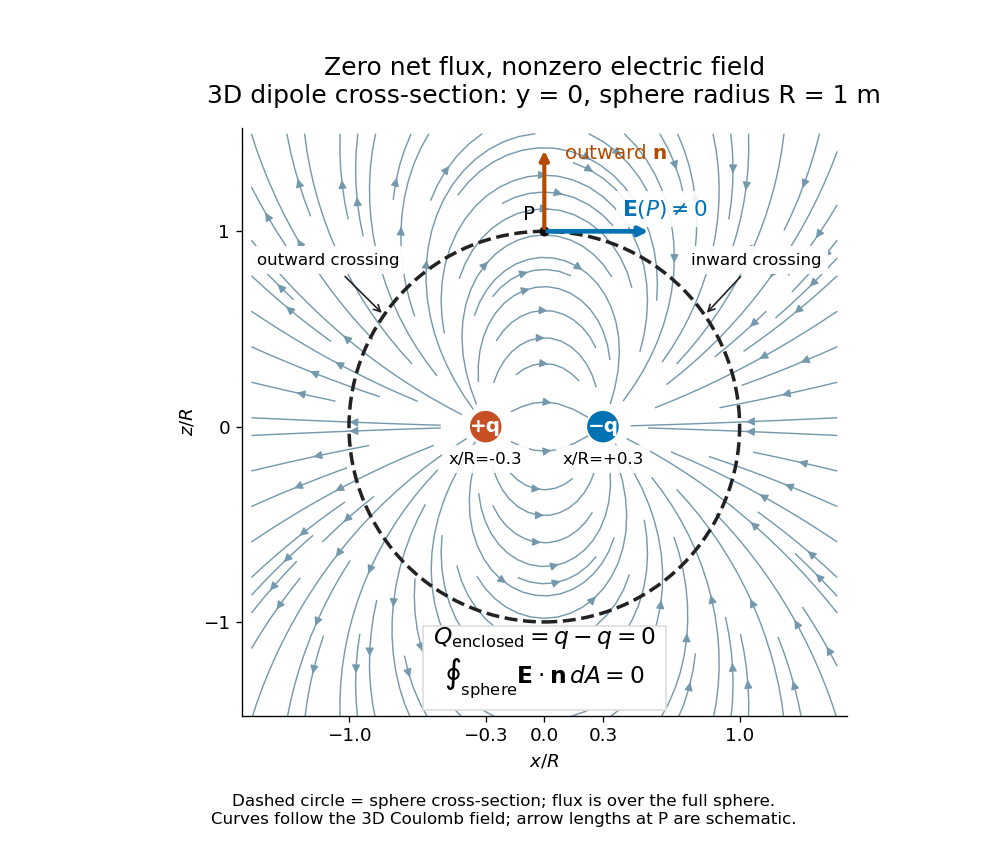

Python code for this plot:
#!/usr/bin/env python3
"""Original y=0 section of a 3D Coulomb dipole; run from _media.

Tested with Python 3.14.4, NumPy 2.3.5 and Matplotlib 3.10.7.
Lengths are normalized by R; field by kq/R^2. The source singularities
are masked for plotting. No two-dimensional Gauss integral is used.
"""

import matplotlib

matplotlib.use("Agg")
import matplotlib.pyplot as plt
import numpy as np
from matplotlib.patches import Circle


def main():
    plt.rcParams.update({"font.size": 11, "figure.facecolor": "white"})
    fig, ax = plt.subplots(figsize=(8.4, 7.1), facecolor="white")
    grid = np.linspace(-1.5, 1.5, 501)
    x, z = np.meshgrid(grid, grid)
    ex, ez = np.zeros_like(x), np.zeros_like(z)
    mask = np.zeros_like(x, dtype=bool)
    for source_x, charge in ((-0.3, 1.0), (0.3, -1.0)):
        dx = x - source_x
        squared_distance = dx**2 + z**2
        mask |= squared_distance < 0.075**2
        # In the y=0 plane, the 3D inverse-square vector field has r^3
        # in its denominator, unlike a 2D logarithmic potential field.
        denominator = np.maximum(squared_distance, 1e-12)**1.5
        ex += charge * dx / denominator
        ez += charge * z / denominator
    ex, ez = np.ma.array(ex, mask=mask), np.ma.array(ez, mask=mask)
    ax.streamplot(grid, grid, ex, ez, color="#7499ac", density=1.15,
                  linewidth=0.85, arrowsize=1.0, zorder=1)
    ax.add_patch(Circle((0, 0), 1, fill=False, edgecolor="#222222",
                        linewidth=2.1, linestyle="--", zorder=3))
    for source_x, color, label in ((-0.3, "#c64f24", "+q"),
                                   (0.3, "#0072b2", "−q")):
        ax.add_patch(Circle((source_x, 0), 0.085, facecolor=color,
                            edgecolor="white", zorder=5))
        ax.text(source_x, 0, label, color="white", ha="center", va="center",
                fontsize=12, weight="bold", zorder=6)
        ax.text(source_x, -0.19, f"x/R={source_x:+.1f}",
                ha="center", fontsize=10, bbox={"facecolor": "white", "alpha": 0.9,
                                              "edgecolor": "none"}, zorder=7)
    ax.plot(0, 1, "o", color="#111111", markersize=5, zorder=7)
    ax.annotate("", xy=(0.55, 1), xytext=(0, 1),
                arrowprops={"arrowstyle": "-|>", "color": "#0072b2", "lw": 2.8}, zorder=8)
    ax.annotate("", xy=(0, 1.43), xytext=(0, 1),
                arrowprops={"arrowstyle": "-|>", "color": "#b34b00", "lw": 2.5}, zorder=8)
    ax.text(0.10, 1.37, r"outward $\mathbf{n}$", color="#b34b00", fontsize=12)
    ax.text(0.40, 1.08, r"$\mathbf{E}(P)\ne0$", color="#0072b2", fontsize=13,
            bbox={"facecolor": "white", "edgecolor": "none", "alpha": 0.9})
    ax.text(-0.11, 1.06, "P", fontsize=12)
    for text, xy, location in (("outward crossing", (-0.82, 0.57), (-1.47, 0.83)),
                                ("inward crossing", (0.82, 0.57), (0.75, 0.83))):
        ax.annotate(text, xy=xy, xytext=location, fontsize=10,
                    arrowprops={"arrowstyle": "->", "color": "#222222"},
                    bbox={"facecolor": "white", "edgecolor": "none", "alpha": 0.95},
                    zorder=9)
    ax.text(0, -1.21, r"$Q_{\mathrm{enclosed}}=q-q=0$" + "\n" +
            r"$\oint_{\mathrm{sphere}}\mathbf{E}\cdot\mathbf{n}\,dA=0$",
            ha="center", va="center", fontsize=14,
            bbox={"facecolor": "white", "edgecolor": "#dddddd", "pad": 6}, zorder=10)
    ax.set(xlim=(-1.55, 1.55), ylim=(-1.48, 1.53), aspect="equal",
           xlabel=r"$x/R$", ylabel=r"$z/R$")
    ax.set_xticks([-1, -0.3, 0, 0.3, 1])
    ax.set_yticks([-1, 0, 1])
    ax.spines[["right", "top"]].set_visible(False)
    ax.set_title("Zero net flux, nonzero electric field\n"
                 "3D dipole cross-section: y = 0, sphere radius R = 1 m",
                 fontsize=15, pad=15)
    fig.text(0.5, 0.033, "Dashed circle = sphere cross-section; flux is over the full sphere.\n"
             "Curves follow the 3D Coulomb field; arrow lengths at P are schematic.",
             ha="center", fontsize=10)
    fig.subplots_adjust(left=0.13, right=0.95, top=0.85, bottom=0.16)
    fig.savefig("zero-net-flux-nonzero-field.png", dpi=120, facecolor="white",
                transparent=False)
    plt.close(fig)


if __name__ == "__main__":
    main()
